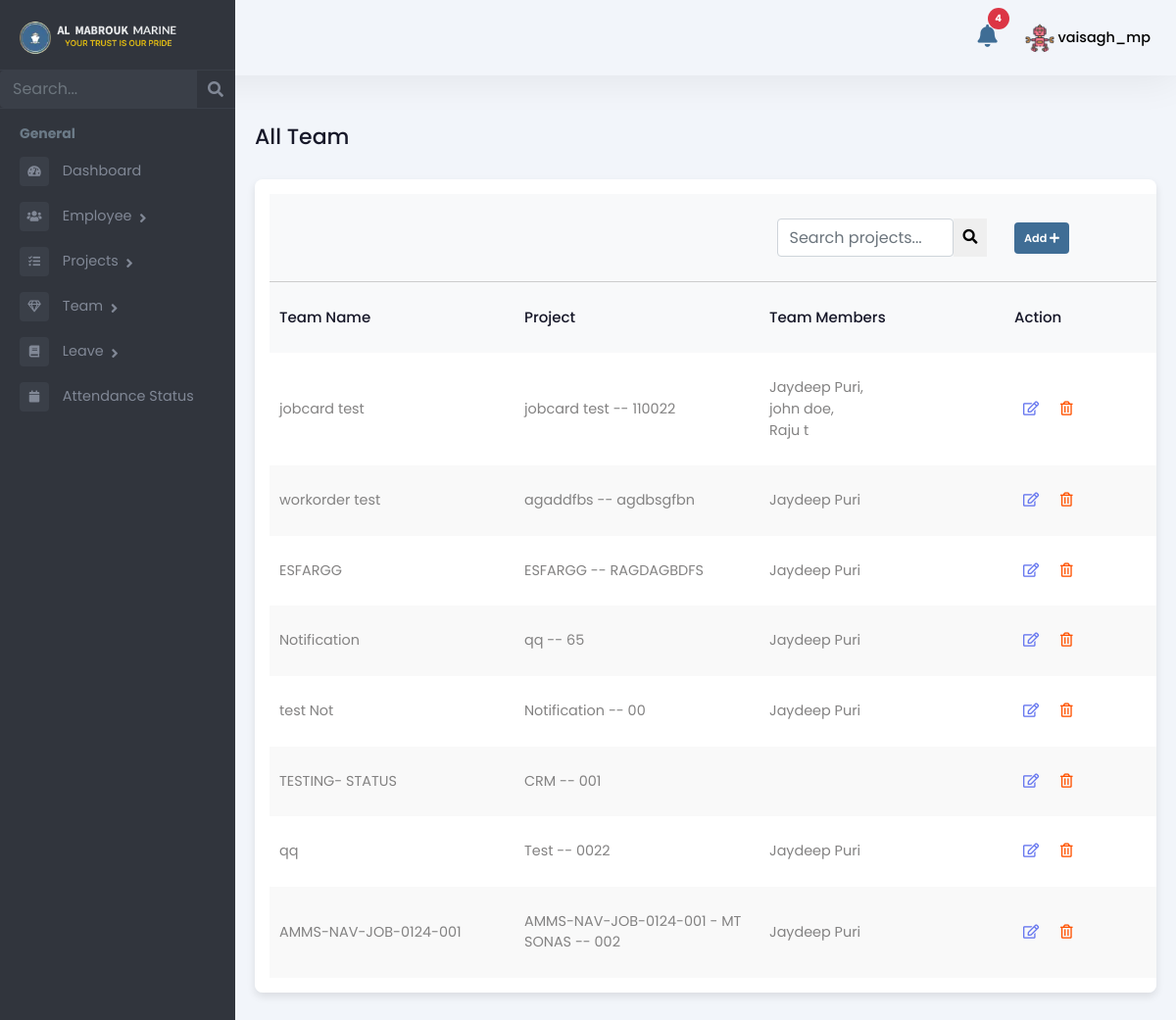
Screenshot of /manager/teams/ (signed in) with the database file from the repository.
### Admin/models.py (models this page shows, shortened)
class Employee(models.Model):
    user = models.OneToOneField(User, on_delete=models.CASCADE, related_name='employee_profile')
    is_employee = models.BooleanField(default=False)
    is_manager = models.BooleanField(default=False)
    is_administration = models.BooleanField(default=False)
    is_hr = models.BooleanField(default=False)
    rank = models.CharField(max_length=255, blank=True, null=True)
    salary = models.DecimalField(max_digits=10, decimal_places=2, blank=True, null=True)
    work_days = models.DecimalField(max_digits=10, decimal_places=2, default=0, blank=True)
    holidays = models.IntegerField(null=True, blank=True)
    overseas_days = models.IntegerField(default=0)
    date_of_birth = models.DateField(null=True, blank=True)
    phone_number = models.CharField(max_length=15, blank=True, null=True)
    date_of_join = models.DateField(null=True, blank=True)
    address = models.TextField(blank=True, null=True)
    profile_picture = models.ImageField(upload_to="profile_pictures/", null=True, blank=True)

class Team(models.Model):
    name = models.CharField(max_length=255)
    manager = models.ForeignKey(
        'Employee', on_delete=models.CASCADE, related_name='managed_teams',
        limit_choices_to={'is_manager': True}
    )
    employees = models.ManyToManyField(
        'Employee', related_name='teams_assigned',
        limit_choices_to={'is_employee': True}
    )
    project = models.ForeignKey(
        'Project', on_delete=models.CASCADE, related_name='teams'
    )

class Project(models.Model):
    STATUS_CHOICES = [
        ('PENDING', 'Pending'),
        ('ASSIGN', 'Assign'),
        ('ONGOING', 'Ongoing'),
        ('HOLD', 'Hold'),
        ('CANCELLED', 'Cancelled'),
        ('COMPLETED', 'Completed'),
    ]
    CATEGORY_CHOICES = [
        ('OVERSEAS', 'Overseas'),
        ('ANCHORAGE', 'Anchorage'),
        ('HOLIDAY_WORKING', 'Holiday Working'),
        ('AT_BERTH', 'At Berth'),
    ]
    PRIORITY_CHOICES = [
        ('HIGH', 'High'),
        ('MEDIUM', 'Medium'),
        ('LOW', 'Low'),
    ]
    name = models.CharField(max_length=255)
    code = models.CharField(max_length=100, unique=True, blank=True, null=True)
    client_name = models.CharField(max_length=255, default="", blank=True)
    vessel_name = models.CharField(max_length=255, default="", blank=True)
    purchase_and_expenses = models.DecimalField(
        max_digits=12, decimal_places=2, default=0.00)
    invoice_amount = models.DecimalField(
        max_digits=12, decimal_places=2, default=0.00)
    currency_code = models.CharField(max_length=10, default="AED")
    status = models.CharField(
        max_length=100, choices=STATUS_CHOICES, default='PENDING')
    category = models.CharField(
        max_length=50, choices=CATEGORY_CHOICES, default='AT_BERTH')
    priority = models.CharField(max_length=10, choices=PRIORITY_CHOICES, default='MEDIUM')
    job_description = models.TextField(blank=True, null=True)
    manager = models.ForeignKey(
        'Employee', on_delete=models.SET_NULL, null=True, blank=True, related_name='managed_projects',
        limit_choices_to={'is_manager': True}
    )
    created_at = models.DateTimeField(auto_now_add=True)
    deadline_date = models.DateField(null=True, blank=True)
    attachment = models.FileField(upload_to='project_attachments/', blank=True, null=True)
    job_card = models.FileField(upload_to='job_cards/', blank=True, null=True)

### manager/views.py (the view)
# urls.py: path('teams/', views.team_list, name='team-list'),
@login_required
def team_list(request):
    search_query = request.GET.get('search', '').strip()
    manager = get_object_or_404(Employee, user=request.user, is_manager=True)
    if search_query:
        teams = Team.objects.filter(manager=manager, name__icontains=search_query)
    else:
        teams = Team.objects.filter(manager=manager).order_by('-project__created_at')
    paginator = Paginator(teams, 10)
    page_number = request.GET.get('page')
    page_obj = paginator.get_page(page_number)
    return render(request, 'team/team_list.html', {
        'teams': page_obj,
        'search_query': search_query,
        "role": "Manager"
    })

### templates/team/team_list.html (shortened to what this page needs)
{% extends 'Manager/managerbase.html' %}
{% load custom_filters %}
{% load static %}
{% block content %}
<div class="emply-list-wraper">
    <div class="pg-title">
        <h1>All Team</h1>
    </div>
    <div class="widget-box table-wdgt">
        <table id="employeeTable">
            <thead>
                <tr style="border-bottom: 1px solid #ccc">
                    <th></th>
                    <th></th>
                    <th style="justify-items: center;">
                        <div class="add-new-emply">
                            <div class="table-searchbar">
                                <div class="sidebar-search">
                                  <div>
                                    <div class="input-group">
                                      <form method="GET" action="" class="d-flex">
                                          <input type="text" name="search" class="form-control search-menu" placeholder="Search projects..."
                                                 value="{{ search_query }}" />
                                          <button class="srh-btn" type="submit" class="btn btn-primary">
                                              <i class="fa fa-search" aria-hidden="true"></i>
                                          </button>
                                      </form>
                                  </div>
                                  </div>
                                </div>
                            </div>
                        </div>
                    </th>
                    <th style="justify-items: normal;">
                        <div class="add-new-emply">
                        <a class="badge bg-warning" href="{% url 'team-create' %}">
                                Add <i class="fas fa-plus"></i>
                        </a>
                    </div>
                    </th>
                </tr>
            </thead>
            <thead>
                <tr>
                    <th>Team Name</th>
                    <th>Project</th>
                    <th>Team Members</th>
                    <th>Action</th>
                </tr>
            </thead>
            <tbody>
                {% for team in teams %}
                <tr>
                    <td>{{ team.name }}</td>
                    <td>{{ team.project.name }} -- {{ team.project.code }}</td>
                    <td>
                        {% for employee in team.employees.all %}
                            {{ employee.user.first_name }} {{ employee.user.last_name }}{% if not forloop.last %}, {% endif %}<br>
                        {% endfor %}
                    </td>
                    <td class="list-action-col">
                        <a href="{% url 'team-update' team.id %}"><i class="far fa-edit"></i></a>
                        <a href="{% url 'team-delete' team.id %}" onclick="return confirm('Are you sure?');"><i class="far fa-trash-alt"></i></a>
                    </td>
                </tr>
                {% empty %}
                <tr>
                    <td colspan="4" class="text-center">No teams found</td>
                </tr>
                {% endfor %}
            </tbody>
        </table>
    </div>
</div>
{% endblock %}

### templates/Manager/managerbase.html (shortened to what this page needs)
{% load static %}
<!DOCTYPE html>
<html lang="en">
<head>
    <link rel="stylesheet" href="{% static 'assets/vendor/bootstrap/css/bootstrap.min.css' %}" />
    <link href="https://use.fontawesome.com/releases/v5.0.6/css/all.css" rel="stylesheet" />
    <link rel="stylesheet" href="{% static 'assets/styles.css' %}" />
    <link href="https://cdn.jsdelivr.net/npm/select2@4.0.13/dist/css/select2.min.css" rel="stylesheet" />
    <link href="https://cdn.jsdelivr.net/npm/bootstrap-icons@1.11.3/font/bootstrap-icons.css" rel="stylesheet">
    <link rel="stylesheet" href="{% static 'assets/css/style.css' %}" />
</head>
<body>
    <header>
      <div class="mb-top-hdr">
        <div class="hdr-notification">
        <a href="#" id="open-notification-popup">
            <button type="button" class="btn btn-primary position-relative">
                <i class="fas fa-bell"></i>
                <span id="notification-count" class="position-absolute top-0 start-100 translate-middle badge rounded-pill bg-danger">
                </span>
            </button>
        </a>
    </div>
      <div class="hdr-user">
          <div class="dropdown">
              <button class="btndropdown-toggle" type="button" id="dropdownMenuButton1"
                  data-bs-toggle="dropdown" aria-expanded="false">
                  {% if request.user.employee_profile.profile_picture %}
                      <img src="{{ request.user.employee_profile.profile_picture.url }}"
                           alt="Profile Picture"
                           class="rounded-circle"
                           style="width: 30px; height: 30px; object-fit: cover;">
                  {% else %}
                      <i class="fas fa-user"></i>
                  {% endif %}
                  <span>{{ request.user.first_name }}_{{ request.user.last_name }}</span>
              </button>
          </div>
      </div>
      </div>
  </header>
    <div class="page-wrapper chiller-theme toggled"  id="content">
        <nav id="sidebar"  class="sidebar-wrapper sidebar">
            <div class="sidebar-content">
              <div class="sidebar-brand">
                <a href="{% url 'manager-dashboard' %}"><img src="{% static 'assets/images/almabrouk-logo.webp' %}"
                  alt="Almabrouk Marine Logo" /></a>
              </div>
              <div class="sidebar-search">
                <form method="get" action="{% url 'manager_search_redirect' %}">
                  <div class="input-group">
                    <input
                      type="text"
                      name="search"
                      class="form-control search-menu"
                      placeholder="Search..."
                      value="{{ search_query }}"
                    />
                    <div class="input-group-append">
                  <button class="input-group-text" type="submit" style="border: none; background: none;">
                    <i class="fa fa-search" aria-hidden="true"></i>
                  </button>
                </div>
                  </div>
                </form>
              </div>
              <div class="sidebar-menu">
                <ul>
                  <li class="header-menu">
                    <span>General</span>
                  </li>
                  <li>
                    <a href="{% url 'manager-dashboard' %}">
                      <i class="fa fa-tachometer-alt"></i>
                      <span>Dashboard</span>
                    </a>
                  </li>
                  <li class="sidebar-dropdown">
                    <a href="#">
                      <i class="fas fa-users"></i>
                      <span>Employee</span>
                    </a>
                  </li>
                  <li class="sidebar-dropdown">
                    <a href="#">
                      <i class="fas fa-tasks"></i>
                      <span>Projects</span>
                    </a>
                  </li>
                  <li class="sidebar-dropdown">
                    <a href="#">
                      <i class="far fa-gem"></i>
                      <span>Team</span>
                    </a>
                  </li>
                  <li class="sidebar-dropdown">
                    <a href="#">
                      <i class="fa fa-book"></i>
                      <span>Leave</span>
                    </a>
                  </li>
                  <li>
                    <a href="{% url 'attendance_status' %}">
                      <i class="fa fa-calendar"></i>
                      <span>Attendance Status</span>
                    </a>
                  </li>
                </ul>
              </div>
            </div>
          </nav>
        {% block content %}
        {% endblock %}
    </div>
</body>
</html>

### rows the page displays
Team: name "jobcard test", project.name "jobcard test", project.code "110022"
Employee: user.first_name "Jaydeep", user.last_name "Puri"
Employee: user.first_name "john", user.last_name "doe"
Employee: user.first_name "Raju", user.last_name "t"
Team: name "workorder test", project.name "agaddfbs", project.code "agdbsgfbn"
Team: name "ESFARGG", project.name "ESFARGG", project.code "RAGDAGBDFS"
Team: name "Notification", project.name "qq", project.code "65"
Team: name "test Not", project.name "Notification", project.code "00"
Team: name "TESTING- STATUS", project.name "CRM", project.code "001"
Team: name "qq", project.name "Test", project.code "0022"
Team: name "AMMS-NAV-JOB-0124-001", project.name "AMMS-NAV-JOB-0124-001 - MT SONAS", project.code "002"

### other values shown
{{ request.user.first_name }} "vaisagh"
{{ request.user.last_name }} "mp"
